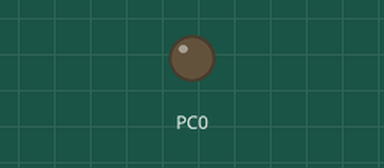
A program run on a simulated ATmega32, built with avr-gcc and emulated at 1 MHz. Parts: output pins drawn as LEDs (lit = HIGH).

Above: at 2.4 s.
At 7.4 s:
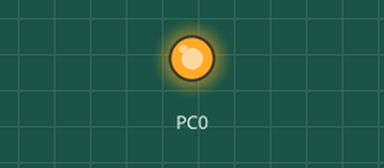
Timing chart, 0 to 12.9 s (numbered marks = the images above):
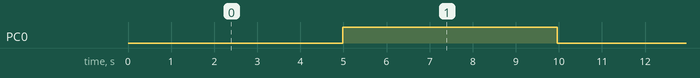

The program:

main.c
```c
/*
 * TimerBasedLEDBlink.c
 *
 * Created: 1/16/2018 12:59:21 AM
 * Author : Abdur Rahman
 */
#define F_CPU 1000000UL
#include <avr/io.h>
#include <avr/interrupt.h>

int total_overFlow=0;
int main(void)
{
	DDRC|=1<<0;
	PORTC&=~(1<<0);
	TCCR1B|=1<<CS10;
	sei();
	TIMSK|=1<<TOIE1;
	int c=0,d=0;
    while (1)
    {

    }
}
ISR(TIMER1_OVF_vect)
{
	total_overFlow++;
	if (total_overFlow>=76)
	{
		PORTC^=(1<<0);
		total_overFlow=0;
	}
}
```

Measured:
- by itself, PC0: alternates HIGH for 5.0 s and LOW for 5.0 s
